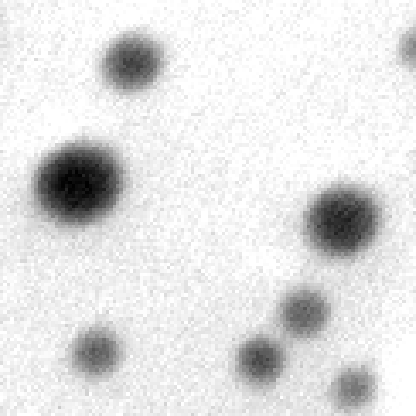
#> input picture assignments/assignment 04/raw_data/11500X00.png, 416 x 416 px; its folder holds only this picture in this run
$ jupyter execute --allow-errors assignment_04_final.ipynb
#> lines starting #> are read from the running program, lines starting #| are printed output that depends on the picture; after the words box and inside, x2 and y2 are one past the last pixel; in counts of white or black regions, pixels touching at a corner belong together; long printed decimals are rounded
# Assignment 04. Classical, ML, and Deep Learning Approaches to Microscopy Analysis

##### Elise M. Etrheim
20 February 2026

## Task 1. Classical Image Analysis Pipeline

### Part A. Setup and Configuration

[cell 1]
# Import foundational libraries
from pathlib import Path
import numpy as np
import pandas as pd
import matplotlib.pyplot as plt

from skimage.io import imread
from skimage.color import rgb2gray

# Suppress KMeans MKL warning (Task 2)
import os
os.environ["OMP_NUM_THREADS"] = "3"
os.environ["MKL_NUM_THREADS"] = "3"

# Reproducibility & display niceties
np.random.seed(0)
plt.rcParams["figure.dpi"] = 120

# Paths
RAW_DIR = Path("raw_data") # the local DOPAD folder
OUT_DIR = Path("assignment_04_output") # where the CSV + figures will be saved
OUT_DIR.mkdir(exist_ok=True)

# How many images to process for Task 1 pipeline
N_IMAGES = 100

### Part B. Collect Image Filepaths

[cell 2]
exts = ["*.png"]

image_paths = []
for ext in exts:
    image_paths += sorted(RAW_DIR.glob(ext))

if len(image_paths) == 0:
    raise FileNotFoundError(f"No images found in {RAW_DIR.resolve()}")

print("Found images:", len(image_paths))
print("First 5:", [p.name for p in image_paths[:5]])

# Use the defined subset for this assignment task
image_paths = image_paths[:min(N_IMAGES, len(image_paths))]
print("Using images:", len(image_paths))

### Part C. Helper Functions

[cell 3]
from typing import Dict, Tuple
from skimage.filters import threshold_otsu, median
from skimage.morphology import disk, remove_small_objects, remove_small_holes
from skimage.filters import gaussian
from skimage.feature import peak_local_max
from skimage.segmentation import watershed
from skimage import exposure
from scipy import ndimage as ndi
from skimage.measure import regionprops_table

def load_grayscale_float01(path: Path) -> np.ndarray:
    """
    Load an image, convert to grayscale if needed, return float image in [0, 1].
    Handles RGBA/RGB and already-grayscale images.
    """
    img = imread(path)
#> img is the input picture: shape (416, 416, 4); mean R, G, B, A 224.9, 224.9, 224.9, 255

    # If RGBA/RGB, drop alpha if present and convert to grayscale
    if img.ndim == 3:
        if img.shape[-1] == 4:
            img = img[..., :3]
#> img: shape (416, 416, 3)
        img = rgb2gray(img) # returns float in [0,1] for uint inputs
#> img: shape (416, 416) float64

    # Ensure float in [0,1]
    img = img.astype(np.float64, copy=False)
    if img.max() > 1.0:
        img = (img - img.min()) / (img.max() - img.min() + 1e-12)

    return img

def compute_snr_mu_over_sigma(img01: np.ndarray) -> float:
    """SNR = μ/σ (assignment definition)."""
    mu = float(np.mean(img01))
    sigma = float(np.std(img01))
    return np.inf if sigma == 0 else mu / sigma

def denoise_median(img01: np.ndarray, radius: int = 2) -> np.ndarray:
    """Median filter using a disk footprint."""
    return median(img01, footprint=disk(radius))

def apply_clahe(img01: np.ndarray, clip_limit: float = 0.02) -> np.ndarray:
    """
    CLAHE contrast enhancement (required to show per assignment).
    clip_limit should be in 0.01-0.03 range, but will later be rejected.
    """
#> called with clip_limit = 0.02
    return exposure.equalize_adapthist(img01, clip_limit=clip_limit)
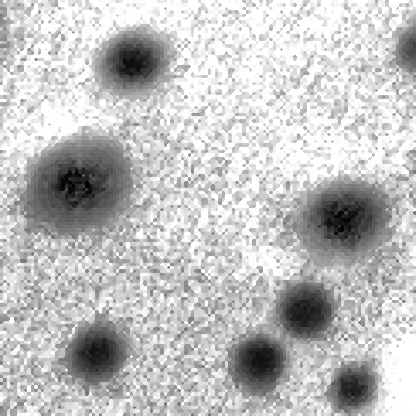
#> returned value: shape (416, 416) float64; min 0, max 1, mean 0.755

def segment_otsu_watershed_dark_particles(
    img01: np.ndarray,
    min_size: int = 50,
    hole_area: int = 50,
    dist_smooth_sigma: float = 1.0,
    min_distance: int = 10,
    footprint_size: int = 9,
) -> np.ndarray:
    """
    Otsu + Watershed for DARK particles on BRIGHT background.
    Returns:
        labels. int array where 0=background and 1..N are particle labels
    """
    t = threshold_otsu(img01)
    particles = img01 < t # inversion for dark particles

    # Light cleanup for watershed stability (implementation detail)
    particles = remove_small_objects(particles, min_size=min_size)
    particles = remove_small_holes(particles, area_threshold=hole_area)

    # Distance transform + slight smoothing to suppress spurious maxima
    dist = ndi.distance_transform_edt(particles)
    dist_s = gaussian(dist, sigma=dist_smooth_sigma, preserve_range=True)

    coords = peak_local_max(
        dist_s,
        labels=particles,
        min_distance=min_distance,
        footprint=np.ones((footprint_size, footprint_size), dtype=bool),
    )

    markers = np.zeros(dist.shape, dtype=int)
    if coords.size > 0:
        markers[tuple(coords.T)] = np.arange(1, coords.shape[0] + 1)

    labels = watershed(-dist_s, markers, mask=particles)
    return labels

def measure_particles(labels: np.ndarray, intensity_img: np.ndarray) -> pd.DataFrame:
    """
    Measure morphology with regionprops_table.
    intensity_img should match segmentation image (typically denoised).
    """
    props = regionprops_table(
        labels,
        intensity_image=intensity_img,
        properties=[
            "label",
            "area",
            "perimeter",
            "equivalent_diameter",
            "eccentricity",
            "solidity",
            "mean_intensity",
            "intensity_std",
        ],
    )
    return pd.DataFrame(props)

### Part D. Representative Walkthrough

[cell 4]
# Import additional libraries
from skimage.segmentation import mark_boundaries

# Select one representative image
rep_path = image_paths[0]
img_raw = load_grayscale_float01(rep_path)

# Median filter (noise reduction)
img_med = denoise_median(img_raw, radius=2)

# CLAHE (contrast enhancement)
clahe_clip = 0.02
img_clahe = apply_clahe(img_med, clip_limit=clahe_clip)

# Otsu thresholds
t_med = threshold_otsu(img_med)
#> t_med = 0.674
t_clahe = threshold_otsu(img_clahe)
#> t_clahe = 0.65

# Correct for dark particles on light background
bin_med = img_med < t_med
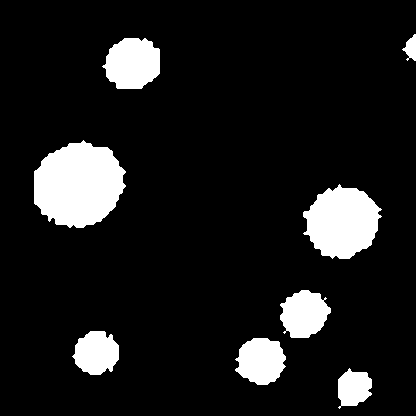
#> bin_med: shape (416, 416) bool; 10.9% white; 8 white regions, largest, box (x1, y1, x2, y2) and area: (34, 140, 126, 228) 6037, (303, 184, 382, 259) 4139, (102, 38, 160, 89) 2300
bin_clahe = img_clahe < t_clahe
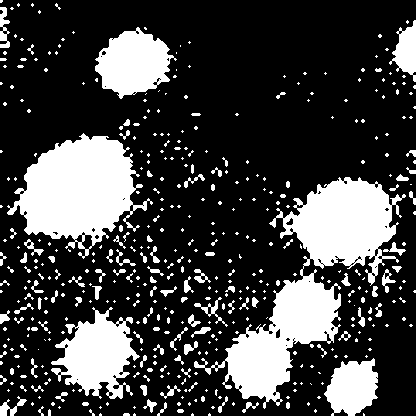
#> bin_clahe: shape (416, 416) bool; 25.4% white; 460 white regions (347 under 20 px), largest, box (x1, y1, x2, y2) and area: (194, 177, 406, 409) 14857, (7, 133, 153, 259) 9778, (51, 307, 140, 399) 4473

# Full segmentation (watershed)
labels_med = segment_otsu_watershed_dark_particles(img_med)
#> in segment_otsu_watershed_dark_particles, `t = threshold_otsu(img01)`: t = 0.674
#> in segment_otsu_watershed_dark_particles, `coords = peak_local_max( dist_s, labels=particles, min_distance=min_di..`: coords = [[185, 78], [222, 341], [63, 132], [360, 260], [313, 304], [353, 94], [387, 353], [49, 405]]
#> in segment_otsu_watershed_dark_particles, `labels = watershed(-dist_s, markers, mask=particles)`:
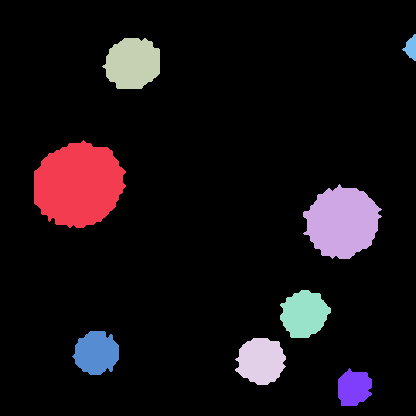
#> labels: shape (416, 416) int64; 9 distinct labels, from 0 to 8; one colour per label, 0 black
labels_clahe = segment_otsu_watershed_dark_particles(img_clahe)
#> call 2 of segment_otsu_watershed_dark_particles, with min_size = 50, hole_area = 50, dist_smooth_sigma = 1, min_distance = 10, footprint_size = 9
#> in segment_otsu_watershed_dark_particles (call 2), `t = threshold_otsu(img01)`: t = 0.65
#> in segment_otsu_watershed_dark_particles (call 2), `dist = ndi.distance_transform_edt(particles)`:
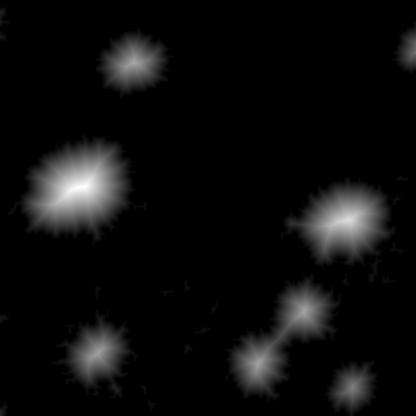
#> dist: shape (416, 416) float64; min 0, max 45.35, mean 2.4; drawn with min black and max white
#> in segment_otsu_watershed_dark_particles (call 2), `coords = peak_local_max( dist_s, labels=particles, min_distance=min_di..`: coords = 29 pairs, first value 53 to 404, second value 11 to 405
#> in segment_otsu_watershed_dark_particles (call 2), `labels = watershed(-dist_s, markers, mask=particles)`:
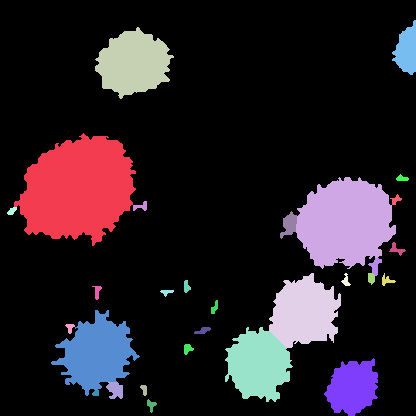
#> labels: shape (416, 416) int64; 30 distinct labels, from 0 to 29; one colour per label, 0 black

# Measurements
snr_raw = compute_snr_mu_over_sigma(img_raw)
#> in compute_snr_mu_over_sigma, `mu = float(np.mean(img01))`: mu = 0.882
#> in compute_snr_mu_over_sigma, `sigma = float(np.std(img01))`: sigma = 0.182
#> snr_raw = 4.85
snr_med = compute_snr_mu_over_sigma(img_med)
#> snr_med = 4.86

n_med = int(labels_med.max())
#> n_med = 8
n_clahe = int(labels_clahe.max())
#> n_clahe = 29

print(f"Representative image: {rep_path.name}")
print(f"SNR raw:   {snr_raw:.3f}")
#| SNR raw:   4.853
print(f"SNR median:{snr_med:.3f}")
#| SNR median:4.864
print()
print(f"Otsu threshold (median): {t_med:.4f}  → particles found: {n_med}")
#| Otsu threshold (median): 0.6738  → particles found: 8
print(f"Otsu threshold (CLAHE {clahe_clip}): {t_clahe:.4f}  → particles found: {n_clahe}")
#| Otsu threshold (CLAHE 0.02): 0.6504  → particles found: 29
print()

# Visualization
fig, ax = plt.subplots(2, 3, figsize=(12, 8))

ax[0, 0].imshow(img_raw, cmap="gray")
ax[0, 0].set_title("Raw")
ax[0, 0].axis("off")

ax[0, 1].imshow(img_med, cmap="gray")
ax[0, 1].set_title("Median filtered")
ax[0, 1].axis("off")

ax[0, 2].imshow(img_clahe, cmap="gray")
ax[0, 2].set_title(f"Median + CLAHE (clip={clahe_clip})")
ax[0, 2].axis("off")

ax[1, 0].imshow(bin_med, cmap="gray")
ax[1, 0].set_title("Otsu mask (median)")
ax[1, 0].axis("off")

ax[1, 1].imshow(bin_clahe, cmap="gray")
ax[1, 1].set_title("Otsu mask (CLAHE)")
ax[1, 1].axis("off")

# Boundary overlay is easier to read than raw label colors
overlay = mark_boundaries(img_med, labels_med, color=(1, 0, 0))  # red boundaries
ax[1, 2].imshow(overlay)
ax[1, 2].set_title(f"Watershed result (median) — n={n_med}")
ax[1, 2].axis("off")

plt.tight_layout()
plt.show()

As shown in the figures above, adding CLAHE after median filtering actually makes the background look more speckled and less clean when Otsu thresholding is applied. This causes small background artifacts to be picked up as particles, which inflates particle count and reduces segmentation quality.

Because of this, CLAHE will not be used in the final classical pipeline. Instead, median filtering alone will be used moving forward, as it better preserves particle boundaries without introducing additional noise.

### Part E. Batch Classical Pipeline + CSV export

[cell 5]
# Run classical pipeline over subset
all_results = []

for i, path in enumerate(image_paths):
    print(f"Processing {i+1}/{len(image_paths)}: {path.name}")

    # Load
    img = load_grayscale_float01(path)

    # Noise reduction (median)
    img_den = denoise_median(img, radius=3)

    # Compute SNR
    snr_raw = compute_snr_mu_over_sigma(img)
    snr_den = compute_snr_mu_over_sigma(img_den)
#> snr_den = 4.89

    # Segmentation
    labels = segment_otsu_watershed_dark_particles(img_den)

    # Measurements
    df_img = measure_particles(labels, img_den)
#> in measure_particles, `props = regionprops_table( labels, intensity_image=intensity_img, prop..`: props = 8 items
#> df_img = table of 8 rows and 8 columns

    # Add metadata columns
    df_img["image_name"] = path.name
    df_img["snr_raw"] = snr_raw
    df_img["snr_denoised"] = snr_den

    all_results.append(df_img)

# Combine all images
df_all = pd.concat(all_results, ignore_index=True)
#> df_all = table of 8 rows and 11 columns

print("Total particles detected:", len(df_all))
#| Total particles detected: 8
df_all.head()
#> Out = table of 5 rows and 11 columns

[cell 6]
# Export combined CSV
csv_path = OUT_DIR / "classical_results.csv"
df_all.to_csv(csv_path, index=False)

print("Saved to:", csv_path.resolve())

[cell 7]
# Create & export figure
import matplotlib.pyplot as plt

rep_path = image_paths[0]  # choose any representative image
img = load_grayscale_float01(rep_path)
img_den = denoise_median(img, radius=2)
labels = segment_otsu_watershed_dark_particles(img_den)
df_rep = measure_particles(labels, img_den)
#> df_rep = table of 8 rows and 8 columns

fig = plt.figure(figsize=(12, 10))
gs = fig.add_gridspec(2, 3, height_ratios=[1, 0.9])

ax_raw = fig.add_subplot(gs[0, 0])
ax_den = fig.add_subplot(gs[0, 1])
ax_lab = fig.add_subplot(gs[0, 2])
ax_hist = fig.add_subplot(gs[1, :])  # span all columns

# Top row
ax_raw.imshow(img, cmap="gray")
ax_raw.set_title(f"Raw: {rep_path.name}")
ax_raw.axis("off")

ax_den.imshow(img_den, cmap="gray")
ax_den.set_title("Median filtered")
ax_den.axis("off")

ax_lab.imshow(labels, cmap="nipy_spectral")
ax_lab.set_title(f"Otsu + Watershed (n={labels.max()})")
ax_lab.axis("off")

# Bottom histogram
ax_hist.hist(df_rep["equivalent_diameter"], bins=20)
ax_hist.set_title("Particle size distribution")
ax_hist.set_xlabel("Equivalent diameter (pixels)")
ax_hist.set_ylabel("Count")

plt.tight_layout()

fig_path = OUT_DIR / "task1_figure_noCLAHE.png"
plt.savefig(fig_path, dpi=300, bbox_inches="tight")
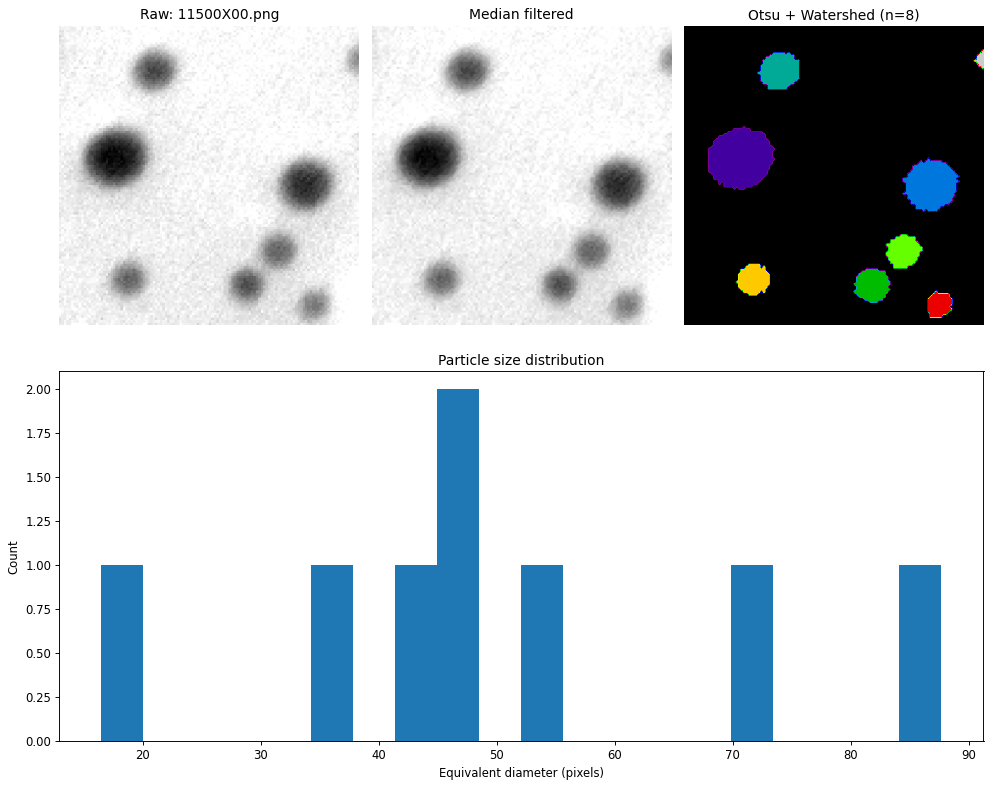
#> figure drawn by matplotlib, 4 panels; panel 4: tallest bar 2 high, from x = 44.97 to 48.53
plt.show()

print("Saved figure to:", fig_path.resolve())

### Part E. Task Summary

[cell 8]
# One row per image
snr_summary = (
    df_all
    .groupby("image_name")[["snr_raw", "snr_denoised"]]
    .first()
    .reset_index()
)
#> snr_summary = table of 1 rows and 3 columns

# Compute delta
snr_summary["delta_snr"] = (
    snr_summary["snr_denoised"] - snr_summary["snr_raw"]
)

snr_summary.head()
#> Out = table of 1 rows and 4 columns

[cell 9]
mean_delta = snr_summary["delta_snr"].mean()
#> mean_delta = 0.0336
median_delta = snr_summary["delta_snr"].median()
#> median_delta = 0.0336

print("Mean ΔSNR:", mean_delta)
#| Mean ΔSNR: 0.03358
print("Median ΔSNR:", median_delta)
#| Median ΔSNR: 0.03358

[cell 10]
snr_stats = pd.DataFrame({
    "mean_snr_raw": [snr_summary["snr_raw"].mean()],
    "mean_snr_denoised": [snr_summary["snr_denoised"].mean()],
    "mean_delta_snr": [mean_delta],
    "median_delta_snr": [median_delta],
})
#> snr_stats = table of 1 rows and 4 columns

snr_stats

snr_stats.to_csv(OUT_DIR / "snr_summary.csv", index=False)
snr_stats_path = OUT_DIR / "snr_summary.csv"

print("Saved summary table to:", snr_stats_path.resolve())

A classical image processing pipeline was developed to segment and characterize particles in the provided dataset. Median filtering was applied to reduce noise while preserving particle boundaries. Although CLAHE contrast enhancement was tested, it increased background speckle and lead to over-segmentation during Otsu thresholding. Therefore, only median filtering was used in the final workflow.

Particle segmentation was performed using Otsu thresholding followed by watershed refinement to separate touching regions. Morphological and intensity-based features were extracted for each region using regionprops, and results were exported to classical_results.csv. Overall, the classical pipeline successfully identified particles while minimizing false detections from background artifacts.

# Task 2. Machine Learning Approaches

### Part A. Build the Feature Matrix (Hand-Crafted Features)

[cell 11]
# Load classical results from Task 1 for feature engineering
df_all = pd.read_csv(OUT_DIR / "classical_results.csv")
print("Task 1 classical rows (regions):", len(df_all))
df_all.head()

# Include circularity
df_all["circularity"] = 4 * np.pi * df_all["area"] / (df_all["perimeter"]**2 + 1e-12)
print("Circularity added to df_all.")

### Part B. Add Additional Features (≥10 descriptors/region)

#### Part B (i) Helper: compute per-reigon custom features from feature images

[cell 12]
# Helper: compute per-region custom features from feature images
import numpy as np
import pandas as pd

from skimage import feature, filters
from skimage.measure import regionprops
from skimage.feature import local_binary_pattern
from scipy.ndimage import gaussian_laplace
from skimage.util import img_as_ubyte

def region_custom_features(
    labels: np.ndarray,
    img_den: np.ndarray,
    lbp_radius: int = 2,
    lbp_points: int = 16,   # common: P=8*R
    log_sigma: float = 1.5,
    canny_sigma: float = 1.0,
) -> pd.DataFrame:
    """
    Given labels and an intensity image, compute additional per-region features:
      - Edges: mean Sobel gradient, Canny edge density
      - Texture: LBP (Local Binary Pattern) mean/std
      - Blobs: LoG (Laplacian of Gaussian) response mean/std/max
    Returns a DataFrame with one row per labeled region.
    """
    # Feature images (computed once per image)
    sob = filters.sobel(img_den)  # Sobel edge magnitude image
    can = feature.canny(img_den, sigma=canny_sigma).astype(np.uint8)  # binary edges

    # LBP texture codes (uniform recommended; produces integer-ish codes)
    img_uint8 = img_as_ubyte(img_den)
    lbp = local_binary_pattern(img_uint8, P=lbp_points, R=lbp_radius, method="uniform")

    # LoG response image (blob-like structures give stronger response)
    log_resp = -gaussian_laplace(img_den, sigma=log_sigma)

    rows = []
    for r in regionprops(labels, intensity_image=img_den):
        mask = (labels == r.label)

        # Edge features
        sobel_mean = float(sob[mask].mean())
        canny_edge_density = float(can[mask].mean())  # fraction of pixels that are edges

        # Texture (LBP) features
        lbp_vals = lbp[mask]
        lbp_mean = float(lbp_vals.mean())
        lbp_std = float(lbp_vals.std())

        # Blob (LoG) features
        log_vals = log_resp[mask]
        log_mean = float(log_vals.mean())
        log_std = float(log_vals.std())
        log_max = float(log_vals.max())

        rows.append({
            "label": r.label,
            "sobel_mean": sobel_mean,
            "canny_edge_density": canny_edge_density,
            "lbp_mean": lbp_mean,
            "lbp_std": lbp_std,
            "log_mean": log_mean,
            "log_std": log_std,
            "log_max": log_max,
        })

    return pd.DataFrame(rows)

[cell 13]
# One-image sanity check
rep_path = image_paths[0]

img = load_grayscale_float01(rep_path)
img_den = denoise_median(img, radius=3)
labels = segment_otsu_watershed_dark_particles(img_den)

df_morph = measure_particles(labels, img_den)    # morphology + intensity
#> df_morph = table of 8 rows and 8 columns
df_extra = region_custom_features(labels, img_den)
#> in region_custom_features, `sob = filters.sobel(img_den)`:
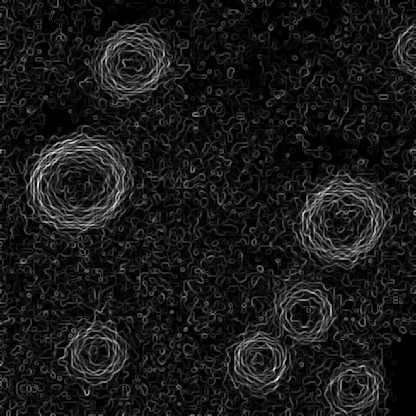
#> sob: shape (416, 416) float64; min 0, max 0.151, mean 0.0149; drawn with min black and max white
#> in region_custom_features, `lbp = local_binary_pattern(img_uint8, P=lbp_points, R=lbp_radius, meth..`:
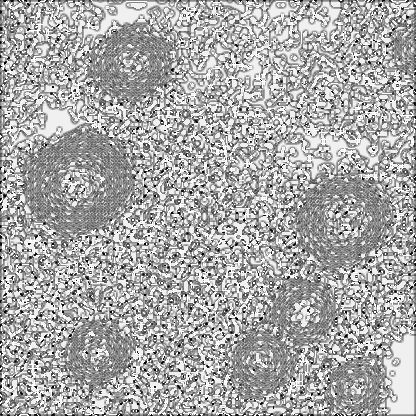
#> lbp: shape (416, 416) float64; min 0, max 17, mean 11.28; drawn with min black and max white
#> in region_custom_features, `log_resp = -gaussian_laplace(img_den, sigma=log_sigma)`:
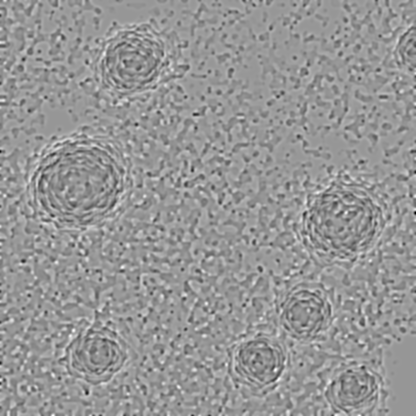
#> log_resp: shape (416, 416) float64; min -0.0333, max 0.0234, mean 0.00017; drawn with min black and max white
#> the loop in region_custom_features, `for r in regionprops(labels, intensity_image=img_den):` made 8 passes
#> (sobel_mean, canny_edge_density, lbp_mean, lbp_std, log_mean, log_std, log_max) on passes 1 to 8: (0.0332, 0.156, 9.87, 2.88, -0.00161, 0.00524, 0.0154), (0.032, 0.172, 10.11, 3.14, -0.00181, 0.00536, 0.0204), (0.0306, 0.179, 9.91, 2.78, -0.00235, 0.00499, 0.0125), (0.0319, 0.204, 10.07, 2.82, -0.00267, 0.00509, 0.0234), (0.0257, 0.166, 10.71, 3.33, -0.00236, 0.00504, 0.0142), (0.0277, 0.161, 10.34, 3.22, -0.00236, 0.00485, 0.0142), (0.0244, 0.106, 10.54, 3.05, -0.00273, 0.00453, 0.0126), (0.024, 0.131, 10.01, 2.99, -0.00341, 0.00477, 0.0055)
#> after the loop in region_custom_features, `for r in regionprops(labels, intensity_image=img_den):`: rows = 8 items
#> (the rest of the program and of its run is left out)
